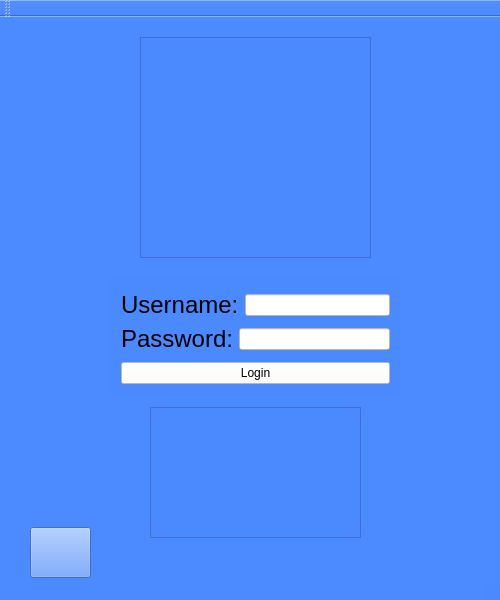
<?xml version="1.0" encoding="UTF-8"?>
<ui version="4.0">
 <class>MainWindow</class>
 <widget class="QMainWindow" name="MainWindow">
  <property name="geometry">
   <rect>
    <x>0</x>
    <y>0</y>
    <width>500</width>
    <height>600</height>
   </rect>
  </property>
  <property name="windowTitle">
   <string>MainWindow</string>
  </property>
  <property name="styleSheet">
   <string notr="true">background-color: rgba(75, 138, 255, 204);</string>
  </property>
  <widget class="QWidget" name="centralWidget">
   <widget class="QWidget" name="layoutWidget">
    <property name="geometry">
     <rect>
      <x>110</x>
      <y>260</y>
      <width>291</width>
      <height>121</height>
     </rect>
    </property>
    <layout class="QVBoxLayout" name="verticalLayout_2">
     <item>
      <layout class="QVBoxLayout" name="verticalLayout">
       <item>
        <layout class="QHBoxLayout" name="horizontalLayout_2">
         <item>
          <widget class="QLabel" name="label_2">
           <property name="font">
            <font>
             <pointsize>18</pointsize>
            </font>
           </property>
           <property name="styleSheet">
            <string notr="true"/>
           </property>
           <property name="text">
            <string>Username:</string>
           </property>
          </widget>
         </item>
         <item>
          <widget class="QLineEdit" name="lineEdit_Username">
           <property name="styleSheet">
            <string notr="true">background-color: rgb(255, 255, 255);</string>
           </property>
          </widget>
         </item>
        </layout>
       </item>
       <item>
        <layout class="QHBoxLayout" name="horizontalLayout">
         <item>
          <widget class="QLabel" name="label_3">
           <property name="font">
            <font>
             <pointsize>18</pointsize>
            </font>
           </property>
           <property name="text">
            <string>Password:</string>
           </property>
          </widget>
         </item>
         <item>
          <widget class="QLineEdit" name="lineEdit_Password">
           <property name="styleSheet">
            <string notr="true">background-color: rgb(255, 255, 255);</string>
           </property>
          </widget>
         </item>
        </layout>
       </item>
      </layout>
     </item>
     <item>
      <widget class="QPushButton" name="pushButton">
       <property name="styleSheet">
        <string notr="true">background-color: rgb(255, 255, 255);</string>
       </property>
       <property name="text">
        <string>Login</string>
       </property>
      </widget>
     </item>
    </layout>
   </widget>
   <widget class="QGraphicsView" name="graphicsView">
    <property name="geometry">
     <rect>
      <x>140</x>
      <y>20</y>
      <width>231</width>
      <height>221</height>
     </rect>
    </property>
    <property name="styleSheet">
     <string notr="true">border-image: url(:/PCI_lg.jpg);</string>
    </property>
   </widget>
   <widget class="QGraphicsView" name="graphicsView_2">
    <property name="geometry">
     <rect>
      <x>150</x>
      <y>390</y>
      <width>211</width>
      <height>131</height>
     </rect>
    </property>
    <property name="styleSheet">
     <string notr="true">border-image: url(:/plainicon.com-47219-512px-f4b.png);</string>
    </property>
   </widget>
   <widget class="QPushButton" name="pushButton_2">
    <property name="geometry">
     <rect>
      <x>30</x>
      <y>510</y>
      <width>61</width>
      <height>51</height>
     </rect>
    </property>
    <property name="styleSheet">
     <string notr="true">border-image: url(:/160px-Infobox_info_icon_svg.png);</string>
    </property>
    <property name="text">
     <string/>
    </property>
   </widget>
  </widget>
  <widget class="QMenuBar" name="menuBar">
   <property name="geometry">
    <rect>
     <x>0</x>
     <y>0</y>
     <width>500</width>
     <height>22</height>
    </rect>
   </property>
  </widget>
  <widget class="QToolBar" name="mainToolBar">
   <attribute name="toolBarArea">
    <enum>TopToolBarArea</enum>
   </attribute>
   <attribute name="toolBarBreak">
    <bool>false</bool>
   </attribute>
  </widget>
  <widget class="QStatusBar" name="statusBar"/>
 </widget>
 <layoutdefault spacing="6" margin="11"/>
 <resources/>
 <connections/>
</ui>
